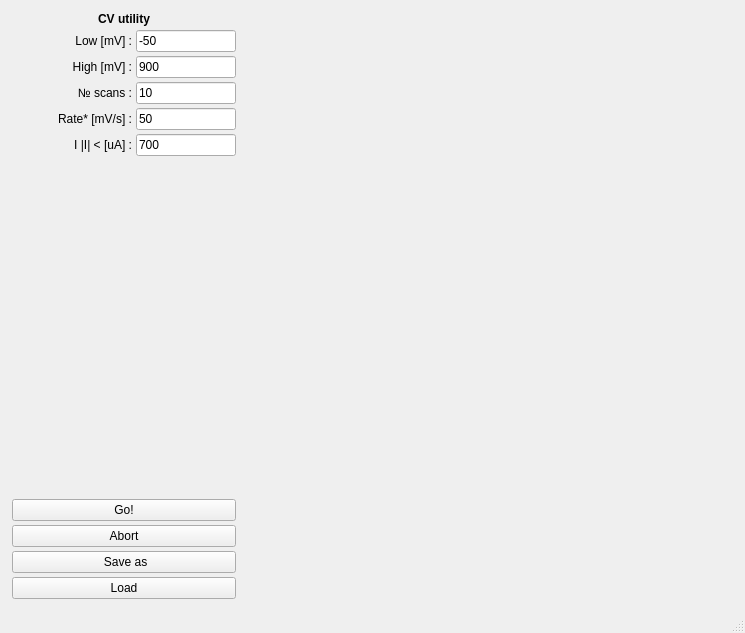
<?xml version="1.0" encoding="UTF-8"?>
<ui version="4.0">
 <class>MainWindow</class>
 <widget class="QMainWindow" name="MainWindow">
  <property name="geometry">
   <rect>
    <x>0</x>
    <y>0</y>
    <width>745</width>
    <height>633</height>
   </rect>
  </property>
  <property name="windowTitle">
   <string>CV Utility</string>
  </property>
  <widget class="QWidget" name="centralwidget">
   <layout class="QGridLayout" name="gridLayout" rowstretch="0">
    <property name="leftMargin">
     <number>12</number>
    </property>
    <property name="topMargin">
     <number>12</number>
    </property>
    <property name="rightMargin">
     <number>12</number>
    </property>
    <property name="bottomMargin">
     <number>12</number>
    </property>
    <property name="spacing">
     <number>12</number>
    </property>
    <item row="0" column="0">
     <layout class="QHBoxLayout" name="horizontalLayout_2">
      <property name="sizeConstraint">
       <enum>QLayout::SetNoConstraint</enum>
      </property>
      <item>
       <layout class="QVBoxLayout" name="verticalLayout">
        <property name="spacing">
         <number>4</number>
        </property>
        <item>
         <widget class="QLabel" name="info_label">
          <property name="maximumSize">
           <size>
            <width>300</width>
            <height>16777215</height>
           </size>
          </property>
          <property name="font">
           <font>
            <bold>true</bold>
           </font>
          </property>
          <property name="frameShape">
           <enum>QFrame::NoFrame</enum>
          </property>
          <property name="frameShadow">
           <enum>QFrame::Plain</enum>
          </property>
          <property name="text">
           <string>CV utility</string>
          </property>
          <property name="alignment">
           <set>Qt::AlignCenter</set>
          </property>
         </widget>
        </item>
        <item>
         <layout class="QHBoxLayout" name="horizontalLayout">
          <item>
           <widget class="QLabel" name="label_low">
            <property name="maximumSize">
             <size>
              <width>120</width>
              <height>16777215</height>
             </size>
            </property>
            <property name="text">
             <string>Low [mV] :</string>
            </property>
            <property name="alignment">
             <set>Qt::AlignRight|Qt::AlignTrailing|Qt::AlignVCenter</set>
            </property>
           </widget>
          </item>
          <item>
           <widget class="QLineEdit" name="low_edit">
            <property name="maximumSize">
             <size>
              <width>100</width>
              <height>16777215</height>
             </size>
            </property>
            <property name="inputMask">
             <string/>
            </property>
            <property name="text">
             <string>-50</string>
            </property>
           </widget>
          </item>
         </layout>
        </item>
        <item>
         <layout class="QHBoxLayout" name="horizontalLayout_5">
          <item>
           <widget class="QLabel" name="label_high">
            <property name="maximumSize">
             <size>
              <width>120</width>
              <height>16777215</height>
             </size>
            </property>
            <property name="text">
             <string>High [mV] :</string>
            </property>
            <property name="alignment">
             <set>Qt::AlignRight|Qt::AlignTrailing|Qt::AlignVCenter</set>
            </property>
           </widget>
          </item>
          <item>
           <widget class="QLineEdit" name="high_edit">
            <property name="maximumSize">
             <size>
              <width>100</width>
              <height>16777215</height>
             </size>
            </property>
            <property name="text">
             <string>900</string>
            </property>
           </widget>
          </item>
         </layout>
        </item>
        <item>
         <layout class="QHBoxLayout" name="horizontalLayout_8">
          <item>
           <widget class="QLabel" name="nscans_label">
            <property name="maximumSize">
             <size>
              <width>120</width>
              <height>16777215</height>
             </size>
            </property>
            <property name="frameShape">
             <enum>QFrame::NoFrame</enum>
            </property>
            <property name="text">
             <string>№ scans :</string>
            </property>
            <property name="alignment">
             <set>Qt::AlignRight|Qt::AlignTrailing|Qt::AlignVCenter</set>
            </property>
           </widget>
          </item>
          <item>
           <widget class="QLineEdit" name="n_edit">
            <property name="maximumSize">
             <size>
              <width>100</width>
              <height>16777215</height>
             </size>
            </property>
            <property name="text">
             <string>10</string>
            </property>
           </widget>
          </item>
         </layout>
        </item>
        <item>
         <layout class="QHBoxLayout" name="horizontalLayout_9">
          <item>
           <widget class="QLabel" name="rate_label">
            <property name="maximumSize">
             <size>
              <width>120</width>
              <height>16777215</height>
             </size>
            </property>
            <property name="text">
             <string>Rate* [mV/s] :</string>
            </property>
            <property name="alignment">
             <set>Qt::AlignRight|Qt::AlignTrailing|Qt::AlignVCenter</set>
            </property>
           </widget>
          </item>
          <item>
           <widget class="QLineEdit" name="rate_edit">
            <property name="maximumSize">
             <size>
              <width>100</width>
              <height>16777215</height>
             </size>
            </property>
            <property name="text">
             <string>50</string>
            </property>
           </widget>
          </item>
         </layout>
        </item>
        <item>
         <layout class="QHBoxLayout" name="horizontalLayout_3">
          <item>
           <widget class="QLabel" name="current_limit_label">
            <property name="maximumSize">
             <size>
              <width>120</width>
              <height>16777215</height>
             </size>
            </property>
            <property name="text">
             <string>I |I| &lt; [uA] :</string>
            </property>
            <property name="alignment">
             <set>Qt::AlignRight|Qt::AlignTrailing|Qt::AlignVCenter</set>
            </property>
           </widget>
          </item>
          <item>
           <widget class="QLineEdit" name="current_limit_edit">
            <property name="maximumSize">
             <size>
              <width>100</width>
              <height>16777215</height>
             </size>
            </property>
            <property name="text">
             <string>700</string>
            </property>
           </widget>
          </item>
         </layout>
        </item>
        <item>
         <spacer name="verticalSpacer">
          <property name="orientation">
           <enum>Qt::Vertical</enum>
          </property>
          <property name="sizeHint" stdset="0">
           <size>
            <width>20</width>
            <height>40</height>
           </size>
          </property>
         </spacer>
        </item>
        <item>
         <widget class="QPushButton" name="go_button">
          <property name="maximumSize">
           <size>
            <width>500</width>
            <height>16777215</height>
           </size>
          </property>
          <property name="text">
           <string>Go!</string>
          </property>
         </widget>
        </item>
        <item>
         <widget class="QPushButton" name="abort_button">
          <property name="maximumSize">
           <size>
            <width>500</width>
            <height>16777215</height>
           </size>
          </property>
          <property name="text">
           <string>Abort</string>
          </property>
         </widget>
        </item>
        <item>
         <widget class="QPushButton" name="save_button">
          <property name="maximumSize">
           <size>
            <width>500</width>
            <height>16777215</height>
           </size>
          </property>
          <property name="text">
           <string> Save as</string>
          </property>
         </widget>
        </item>
        <item>
         <widget class="QPushButton" name="load_button">
          <property name="maximumSize">
           <size>
            <width>500</width>
            <height>16777215</height>
           </size>
          </property>
          <property name="text">
           <string>Load</string>
          </property>
         </widget>
        </item>
       </layout>
      </item>
      <item>
       <layout class="QHBoxLayout" name="horizontalLayout_4">
        <item>
         <layout class="QVBoxLayout" name="verticalLayout_CV_plotter">
          <item>
           <widget class="QWidget" name="CV_plotter_widget" native="true">
            <property name="minimumSize">
             <size>
              <width>480</width>
              <height>0</height>
             </size>
            </property>
           </widget>
          </item>
         </layout>
        </item>
       </layout>
      </item>
     </layout>
    </item>
   </layout>
  </widget>
  <widget class="QMenuBar" name="menubar">
   <property name="geometry">
    <rect>
     <x>0</x>
     <y>0</y>
     <width>745</width>
     <height>22</height>
    </rect>
   </property>
  </widget>
  <widget class="QStatusBar" name="statusbar"/>
 </widget>
 <resources/>
 <connections/>
</ui>
